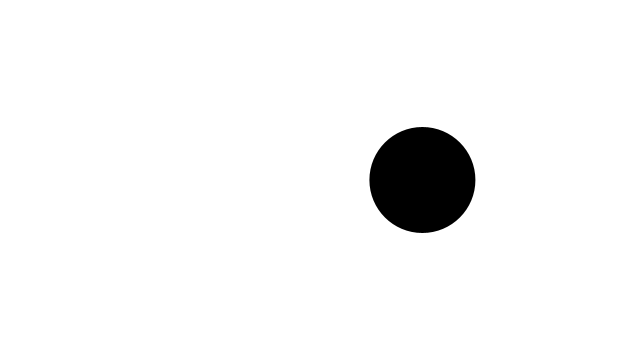
Frame 1 (no input)
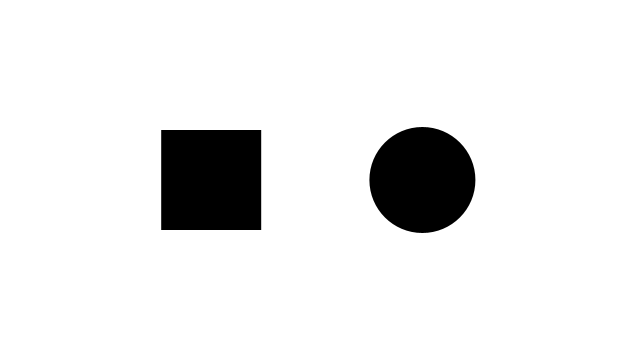
Frame 60 (the mouse pressed at the canvas centre just before this capture)
Frame 120 (the mouse held since frame 60 and released just before this capture): identical to frame 60, image omitted

The Processing sketch that drew these frames (run headless with seeded random() and noise(); from frame 60 on, the mouse is pressed at the canvas centre):

// Processing sketch: processing_63718
// ── processing_63718.pde

float rx, ry;    // rectangle x- and y-coordinate
float rd = 100;  // rectangle width

float ex, ey;    // ellipse x- and y-coordinate
float ed = 106;  // ellipse diameter

float v1 = 358;
float v2 = 0;
float v3 = 99;




void setup() {
  size(640, 360);
  noStroke();
  smooth();
  ellipseMode(RADIUS);

  colorMode(HSB, 100);

  // Set the x- and y-coordinates for the rectangle
  rx = width * 0.33 - rd/2;
  ry = height * 0.5 - rd/2;

  // Set the x- and y-coordinates for the ellipse
  ex = width * 0.66;
  ey = height * 0.5;
}

void draw() {
  background(v3, v2, v1);



  rect(rx, ry, rd, rd);
  if ((mouseX>rx)&&(mouseX<rx+rd)&&(mouseY>ry)&&(mouseY<ry+rd))
  {
    rx=rx+1;
  }
 if ((mouseX>rx)&&(mouseX<rx+rd)&&(mouseY>ry)&&(mouseY<ry+rd)&& mousePressed==true)
  {
   

    rd=rd+1;
  }



  fill(v1, v2, v3);
  ellipse(ex, ey, ed/2, ed/2);

  float d = dist(mouseX, mouseY, ex, ey);



  
    //ellipse mod
  if (d<(ed/2) && (d>0) && (mousePressed == true))
  {
       ed = ed-1;


    v2=v2+1;
    v1=v2+v2/9;
  }
  if (d<(ed/2) && (d>0) && (mousePressed == false))
  {
    fill(255,0,0);
  }
  else{
   fill(255,0,0);
   ellipse(ex, ey, ed/2, ed/2);
   


  }
}
